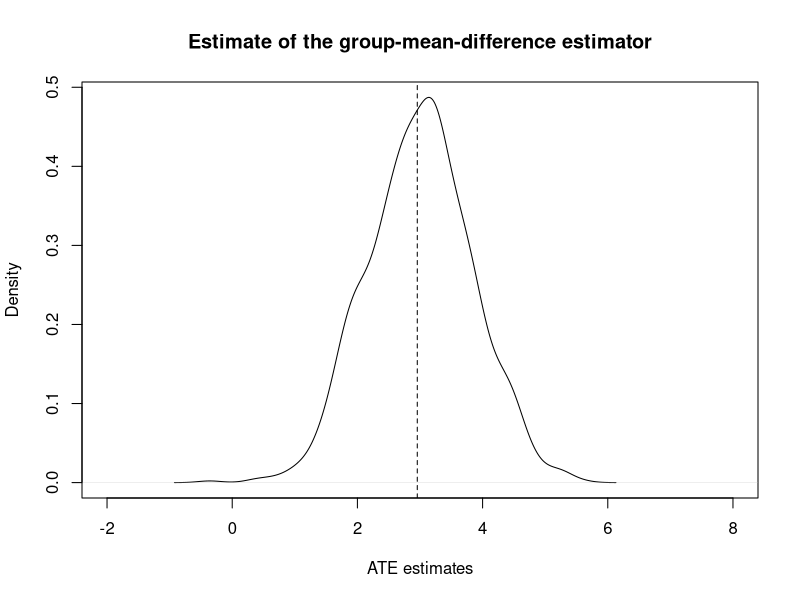
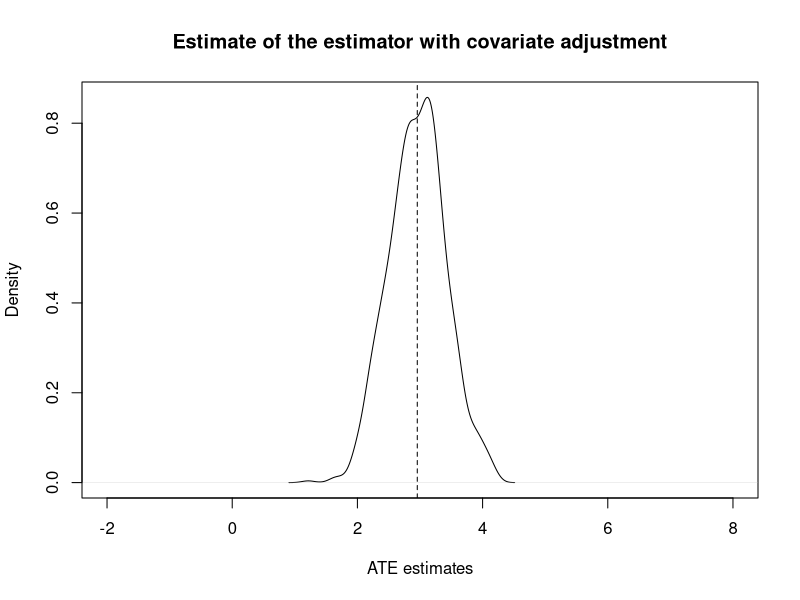
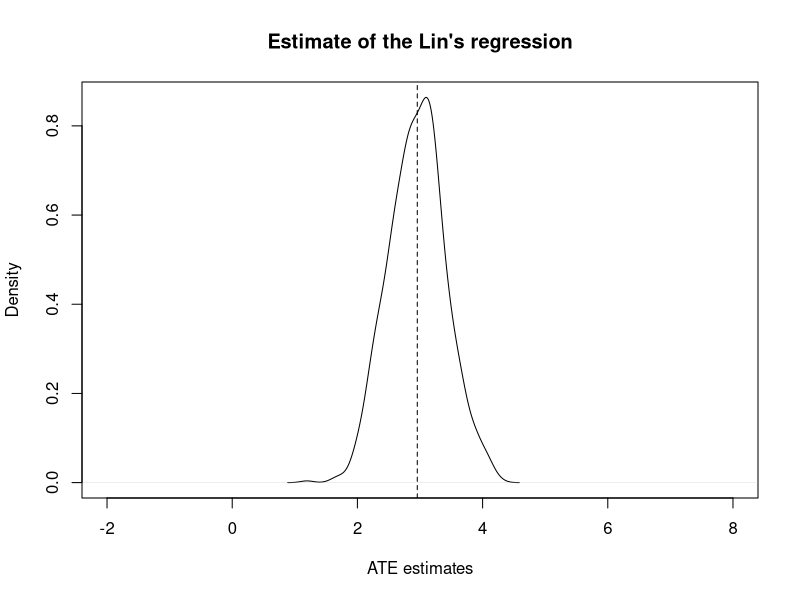
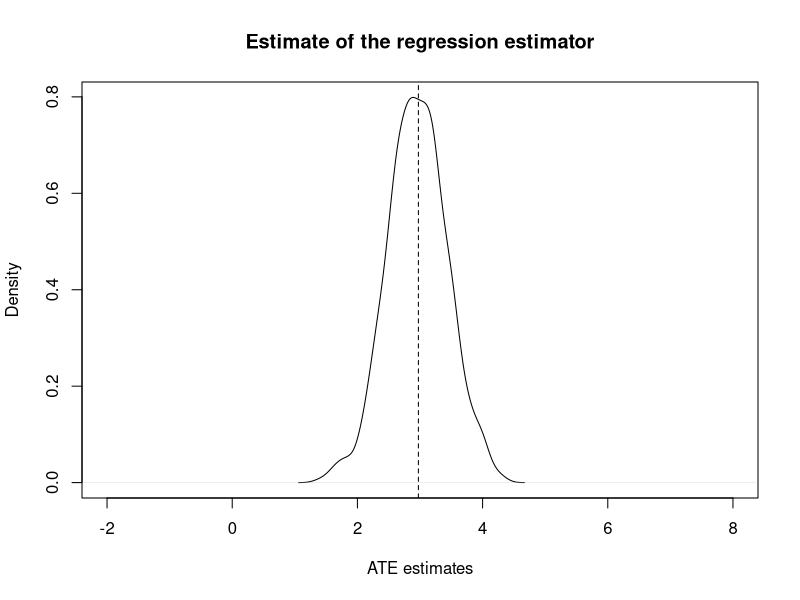
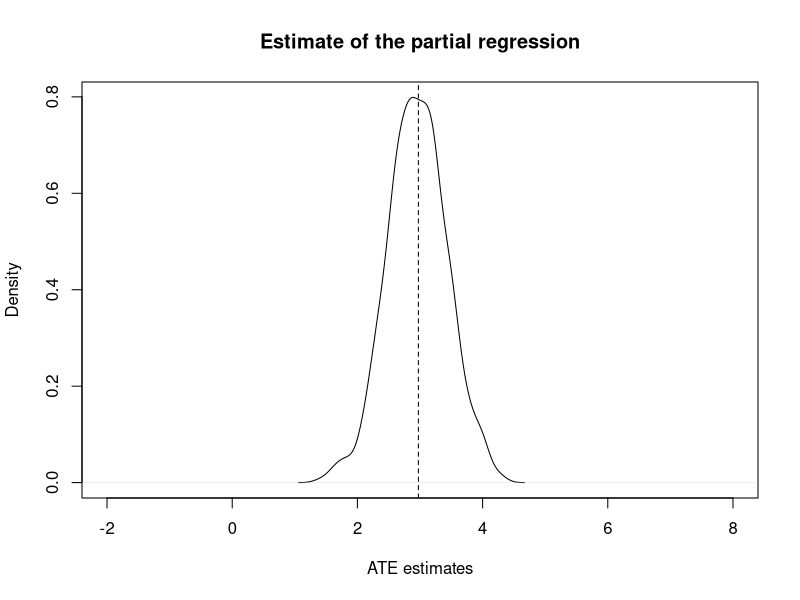
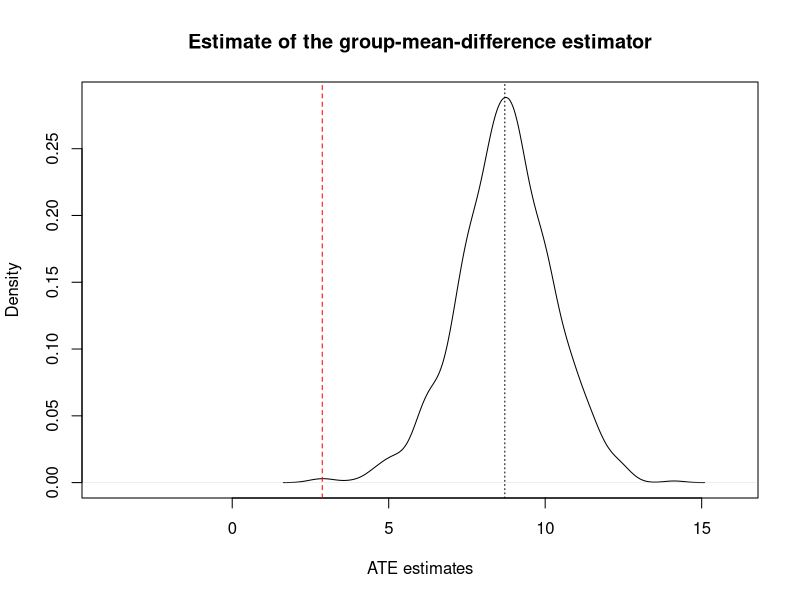
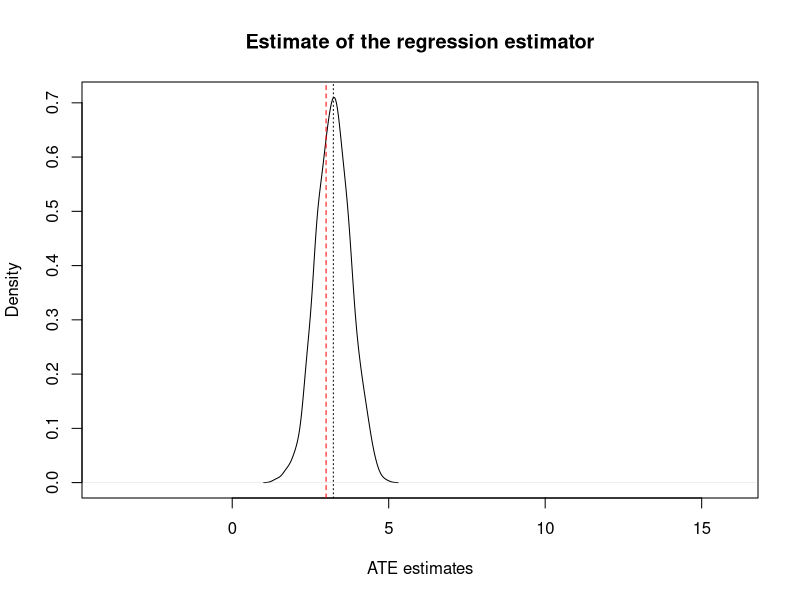
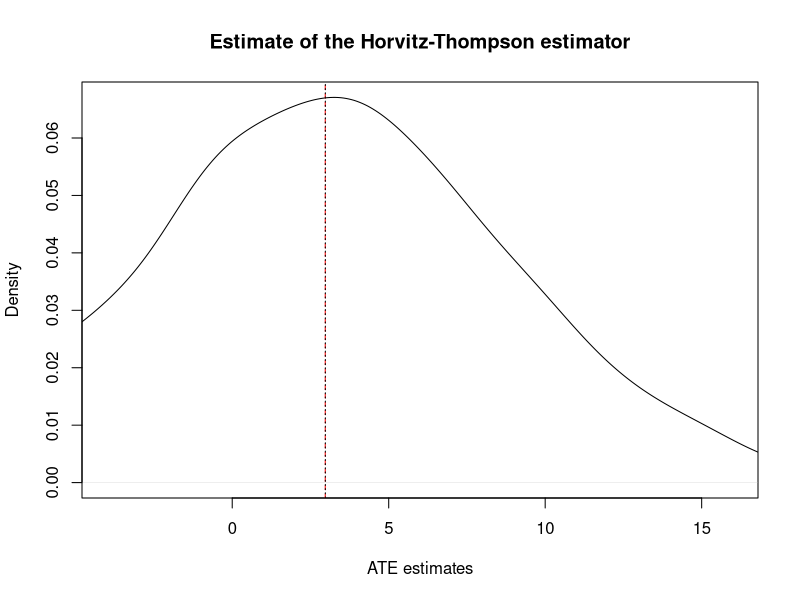

These figures' R source, in order:
## ---- chunk 1
require(sandwich)
N_pop <- 100
X1 <- rnorm(N_pop, 3, 1)
X1_demeaned <- X1 - mean(X1)
Y0 <- abs(rnorm(N_pop, 5, 2)) + 3*X1 #+ 0.4*X1^2
Y1 <- Y0 + rnorm(N_pop, 3, 1)
TE <- Y1 - Y0
ATE <- mean(TE)
nboots <- 1000
ATE_est <- lm_est <- lm_est_cov <- lm_est_lin <- rep(NA, nboots)
se_est <- se_lm_est <- se_lm_est_cov <- se_lm_est_lin <- rep(NA, nboots)
Y.name <- "Y"
D.name <- "D"
X1.name <- "X1"
X2.name <- "X1_demeaned"
for (i in 1:nboots){
  # pscore <- abs((X1 - min(X1))/(max(X1) - min(X1)))
  # D <- rbinom(N_pop, 1, pscore)
  D <- rbinom(N_pop, 1, 0.3)
  Y <- D*Y1 + (1-D)*Y0
  data.pop <- data.frame(Y=Y, D=D, X1=X1, X1_demeaned=X1_demeaned)
  reg_formula1 <- paste0(Y.name, "~", D.name)
  reg_formula2 <- paste0(Y.name, "~", D.name, "+", X1.name)
  reg_formula3 <- paste0(Y.name, "~", D.name, "*", X2.name)

  reg1 <- lm(as.formula(reg_formula1), data = data.pop)
  reg2 <- lm(as.formula(reg_formula2), data = data.pop)
  reg3 <- lm(as.formula(reg_formula3), data = data.pop)

  # reg_formula1 <- paste0(Y, "~", D, "+", paste0(X, collpase = "+"))
  ATE_est[i] <- mean(Y[D==1]) - mean(Y[D==0])
  N1 <- sum(D)
  N0 <- N_pop - N1
  se_est[i] <- sqrt(var(Y[D==1])/N1 + var(Y[D==0])/N0)
  lm_est[i] <- coefficients(reg1)[2]
  lm_est_cov[i] <- coefficients(reg2)[2]
  lm_est_lin[i] <- coefficients(reg3)[2]
  se_lm_est[i] <- sqrt(vcovHC(reg1, type = "HC2")[2, 2])
  se_lm_est_cov[i] <- sqrt(vcovHC(reg2, type = "HC2")[2, 2])
  se_lm_est_lin[i] <- sqrt(vcovHC(reg3, type = "HC2")[2, 2])

}
plot(density(lm_est), main = "Estimate of the group-mean-difference estimator", xlab = "ATE estimates", xlim = c(-2, 8))
abline(v = ATE, lty = 2)
## ---- chunk 2
plot(density(lm_est_cov), main = "Estimate of the estimator with covariate adjustment", xlab = "ATE estimates", xlim = c(-2, 8))
abline(v = ATE, lty = 2)
## ---- chunk 3
plot(density(lm_est_lin), main = "Estimate of the Lin's regression", xlab = "ATE estimates", xlim = c(-2, 8))
abline(v = ATE, lty = 2)
## ---- chunk 4
cat("The true ATE is", ATE, "\n")
cat("The average of estimates is", mean(ATE_est), "\n")
cat("The average SE of ATE estimates is", mean(se_est), "\n")
cat("The average of reg estimates (no cov) is", mean(lm_est), "\n")
cat("The average SE of reg estimates (no cov) is", mean(se_lm_est), "\n")
cat("The average of reg estimates (cov) is", mean(lm_est_cov), "\n")
cat("The average SE of reg estimates (no cov) is", mean(se_lm_est_cov), "\n")
cat("The average of reg estimates (Lin) is", mean(lm_est_lin), "\n")
cat("The average SE of reg estimates (Lin) is", mean(se_lm_est_lin), "\n")
## ---- chunk 5
N_pop <- 100
X1 <- rnorm(N_pop, 3, 1)
X1_demeaned <- X1 - mean(X1)
Y0 <- abs(rnorm(N_pop, 5, 2)) + 3*X1 #+ 0.4*X1^2
Y1 <- Y0 + rnorm(N_pop, 3, 1)
TE <- Y1 - Y0
ATE <- mean(TE)
nboots <- 1000
lm_est_cov <- lm_est_par <- rep(NA, nboots)
Y.name <- "Y"
D.name <- "D"
X1.name <- "X1"
X2.name <- "X1_demeaned"
for (i in 1:nboots){
  
  D <- rbinom(N_pop, 1, 0.3)
  Y <- D*Y1 + (1-D)*Y0
  data.pop <- data.frame(Y=Y, D=D, X1=X1, X1_demeaned=X1_demeaned)
  reg_formula1 <- paste0(Y.name, "~", D.name, "+", X1.name)
  reg_formula2 <- paste0(D.name, "~", X1.name)
  reg_formula3 <- paste0(Y.name, "~", X1.name)

  reg1 <- lm(as.formula(reg_formula1), data = data.pop)
  reg2 <- lm(as.formula(reg_formula2), data = data.pop)
  reg3 <- lm(as.formula(reg_formula3), data = data.pop)

  lm_est[i] <- coefficients(reg1)[2]
  residual_Y <- residuals(reg3)
  residual_D <- residuals(reg2)
  lm_est_par[i] <- coefficients(lm(residual_Y~residual_D))[2]
}
plot(density(lm_est), main = "Estimate of the regression estimator", xlab = "ATE estimates", xlim = c(-2, 8))
abline(v = ATE, lty = 2)
## ---- chunk 6
plot(density(lm_est_par), main = "Estimate of the partial regression", xlab = "ATE estimates", xlim = c(-2, 8))
abline(v = ATE, lty = 2)
## ---- chunk 7
N_pop <- 100
X1 <- rnorm(N_pop, 3, 1)
Y0 <- abs(rnorm(N_pop, 5, 2)) + 3*X1 + 0.6*X1^2
Y1 <- Y0 + rnorm(N_pop, 3, 1)
TE <- Y1 - Y0
ATE <- mean(TE)
nboots <- 1000
ATE_est <- ATE_est_cov <- rep(NA, nboots)
for (i in 1:nboots){
  pscore <- exp(-3 + 0.2*X1 + 0.1*X1^2)/(exp(-3 + 0.2*X1 + 0.1*X1^2)+1)
  D <- rbinom(N_pop, 1, pscore)
  # D <- rbinom(N_pop, 1, 0.3)
  Y <- D*Y1 + (1-D)*Y0
  data.pop <- data.frame(Y=Y, D=D, X1=X1)
  ATE_est[i] <- coefficients(lm(Y~D, data.pop))[2]
  # ATE_est_cov[i] <- coefficients(lm(Y~D+X1, data.pop))[2]
}
plot(density(ATE_est), main = "Estimate of the group-mean-difference estimator", xlab = "ATE estimates", xlim = c(-4, 16))
abline(v = ATE, lty = 2, col = "red")
abline(v = mean(ATE_est), lty = 3)
## ---- chunk 8
N_pop <- 100
X1 <- rnorm(N_pop, 3, 1)
Y0 <- abs(rnorm(N_pop, 5, 2)) + 3*X1 + 0.6*X1^2
Y1 <- Y0 + rnorm(N_pop, 3, 1)
TE <- Y1 - Y0
ATE <- mean(TE)
nboots <- 1000
ATE_est <- ATE_est_cov <- rep(NA, nboots)
for (i in 1:nboots){
  pscore <- exp(-3 + 0.2*X1 + 0.1*X1^2)/(exp(-3 + 0.2*X1 + 0.1*X1^2)+1)
  D <- rbinom(N_pop, 1, pscore)
  # D <- rbinom(N_pop, 1, 0.3)
  Y <- D*Y1 + (1-D)*Y0
  data.pop <- data.frame(Y=Y, D=D, X1=X1)
  # ATE_est[i] <- coefficients(lm(Y~D, data.pop))[2]
  ATE_est[i] <- coefficients(lm(Y~D+X1, data.pop))[2]
}
plot(density(ATE_est), main = "Estimate of the regression estimator", xlab = "ATE estimates", xlim = c(-4, 16))
abline(v = ATE, lty = 2, col = "red")
abline(v = mean(ATE_est), lty = 3)
## ---- chunk 9
N_pop <- 100
X1 <- rnorm(N_pop, 3, 1)
Y0 <- abs(rnorm(N_pop, 5, 2)) + 3*X1 + 0.6*X1^2
Y1 <- Y0 + rnorm(N_pop, 3, 1)
TE <- Y1 - Y0
ATE <- mean(TE)
nboots <- 1000
ATE_est <- ATE_est_cov <- rep(NA, nboots)
for (i in 1:nboots){
  pscore <- exp(-3 + 0.2*X1 + 0.1*X1^2)/(exp(-3 + 0.2*X1 + 0.1*X1^2)+1)
  D <- rbinom(N_pop, 1, pscore)
  # D <- rbinom(N_pop, 1, 0.3)
  Y <- D*Y1 + (1-D)*Y0
  data.pop <- data.frame(Y=Y, D=D, X1=X1)
  # ATE_est[i] <- coefficients(lm(Y~D, data.pop))[2]
  ATE_est[i] <- (sum(Y*D/pscore) - sum(Y*(1-D)/(1-pscore)))/N_pop
}
plot(density(ATE_est), main = "Estimate of the Horvitz-Thompson estimator", xlab = "ATE estimates", xlim = c(-4, 16))
abline(v = ATE, lty = 2, col = "red")
abline(v = mean(ATE_est), lty = 3)
## ---- chunk 10
require(foreign)
d <- read.dta("gwdataset.dta")
zips <- read.dta("zipcodetostate.dta")
zips <- unique(zips[, c("statenum","statefromzipfile")])
pops <- read.csv("population_ests_2013.csv")
pops$state <- tolower(pops$NAME)
d$getwarmord <- as.double(d$getwarmord)
## ---- chunk 11
# Estimate primary model of interest:
d$doi <- factor(d$doi)
d$statenum <- factor(d$statenum)
d$wbnid_num <- factor(d$wbnid_num)
Y <- "getwarmord"
D <- "ddt_week"
X <- names(d)[c(15,17,42:72)]
reg_formula <- paste0(Y, "~", D, "+", paste0(X, collapse = "+"))
reg_out <- lm(as.formula(reg_formula), d)

out <- lm(getwarmord~ddt_week+educ_hsless+educ_coll+educ_postgrad+
          educ_dk+party_rep+party_leanrep+party_leandem+
          party_dem+male+raceeth_black+raceeth_hisp+
          raceeth_notwbh+raceeth_dkref+age_1824+age_2534+
          age_3544+age_5564+age_65plus+age_dk+ideo_vcons+
          ideo_conservative+ideo_liberal+ideo_vlib+ideo_dk+
          attend_1+attend_2+attend_3+attend_5+attend_6+
          attend_9+as.factor(doi)+as.factor(statenum)+
          as.factor(wbnid_num),d)



## ---- chunk 12
summary(reg_out)$coefficients[1:10,]
## ---- chunk 13
D_formula <- paste0(D, "~", paste0(X, collapse = "+"))

outD <- lm(as.formula(D_formula),d)
eD2 <- residuals(outD)^2
## ---- chunk 14
compare_samples<- d[, c("wave", "ddt_week", "ddt_twoweeks",
  "ddt_threeweeks", "party_rep", "attend_1", "ideo_conservative",
  "age_1824", "educ_hsless")]
compare_samples <- apply(compare_samples,2,function(x) 
  c(mean(x),sd(x),weighted.mean(x,eD2),
    sqrt(weighted.mean((x-weighted.mean(x,eD2))^2,eD2))))
compare_samples <- t(compare_samples)
colnames(compare_samples) <- c("Nominal Mean", "Nominal SD",
      "Effective Mean", "Effective SD")
## ---- chunk 15
compare_samples
## ---- chunk 16
# Effective sample by state
wt.by.state <- tapply(eD2,d$statenum,sum)
wt.by.state <- wt.by.state/sum(wt.by.state)*100
wt.by.state <- cbind(eD2=wt.by.state,statenum=names(wt.by.state))
data_for_map <- merge(wt.by.state,zips,by="statenum")
# Nominal Sample by state
wt.by.state <- tapply(rep(1,6726),d$statenum,sum)
wt.by.state <- wt.by.state/sum(wt.by.state)*100
wt.by.state <- cbind(Nom=wt.by.state,statenum=names(wt.by.state))
data_for_map <- merge(data_for_map,wt.by.state,by="statenum")
## ---- chunk 17
# Get correct state names
require(maps,quietly=TRUE)
data(state.fips)
data_for_map <- merge(state.fips,data_for_map,by.x="abb",
                      by.y="statefromzipfile")
data_for_map$eD2 <- as.double(as.character(data_for_map$eD2))
data_for_map$Nom <- as.double(as.character(data_for_map$Nom))
data_for_map$state <- sapply(as.character(data_for_map$polyname),
                             function(x)strsplit(x,":")[[1]][1])
data_for_map$Diff <- data_for_map$eD2 - data_for_map$Nom
data_for_map <- merge(data_for_map,pops,by="state")
data_for_map$PopPct <- data_for_map$POPESTIMATE2013/sum(
  data_for_map$POPESTIMATE2013)*100
data_for_map$PopDiffEff <- data_for_map$eD2 - 
  data_for_map$PopPct
data_for_map$PopDiffNom <- data_for_map$Nom - data_for_map$PopPct
data_for_map$PopDiff <- data_for_map$PopDiffEff - data_for_map$PopDiffNom
require(ggplot2,quietly=TRUE)
state_map <- map_data("state")
## ---- chunk 18
plotEff <- ggplot(data_for_map,aes(map_id=state))
plotEff <- plotEff + geom_map(aes(fill=eD2), map = state_map)
plotEff <- plotEff + expand_limits(x = state_map$long, y = 
                                     state_map$lat) 
plotEff <- plotEff + scale_fill_continuous("% Weight",
                                           limits=c(0,16),low="white", high="black")
plotEff <- plotEff + labs(title = "Effective Sample")
plotEff <- plotEff + theme(
        legend.position=c(.2,.1),legend.direction = "horizontal",
        axis.line = element_blank(), axis.text = 
          element_blank(), 
        axis.ticks = element_blank(), axis.title = element_blank(),
        panel.background = element_blank(), plot.background = element_blank(),
        panel.border = element_blank(), panel.grid = element_blank()
)

plotNom <- ggplot(data_for_map,aes(map_id=state))
plotNom <- plotNom + geom_map(aes(fill=Nom), map = state_map)
plotNom <- plotNom + expand_limits(x = state_map$long, y = state_map$lat) 
plotNom <- plotNom + scale_fill_continuous("% Weight",
                                           limits=c(0,16),
                                           low="white", high="black")
plotNom <- plotNom + labs(title = "Nominal Sample")
plotNom <- plotNom + theme(
        legend.position=c(.2,.1),legend.direction = "horizontal",
        axis.line = element_blank(), axis.text = element_blank(), 
        axis.ticks = element_blank(), axis.title = element_blank(),
        panel.background = element_blank(), plot.background = element_blank(),
        panel.border = element_blank(), panel.grid = element_blank()
)

## ---- chunk 19
require(gridExtra,quietly=TRUE)
grid.arrange(plotNom,plotEff,ncol=2)
## ---- chunk 20
plotDiff <- ggplot(data_for_map,aes(map_id=state))
plotDiff <- plotDiff + geom_map(aes(fill=Diff), 
                                map = state_map)
plotDiff <- plotDiff + expand_limits(x = state_map$long, 
                                     y =
                                       state_map$lat) 
plotDiff <- plotDiff + scale_fill_gradient2("% Weight",
                                            low = "red",
                                            mid = "white", 
                                            high = "black")
plotDiff <- plotDiff + labs(title = "Effective 
                      Weight Minus Nominal Weight")
plotDiff <- plotDiff + theme(
        legend.position=c(.2,.1),legend.direction = "horizontal",
        axis.line = element_blank(), axis.text = element_blank(), 
        axis.ticks = element_blank(), axis.title = element_blank(),
        panel.background = element_blank(), plot.background = element_blank(),
        panel.border = element_blank(), panel.grid = element_blank()
)
## ---- chunk 21
plotDiff
